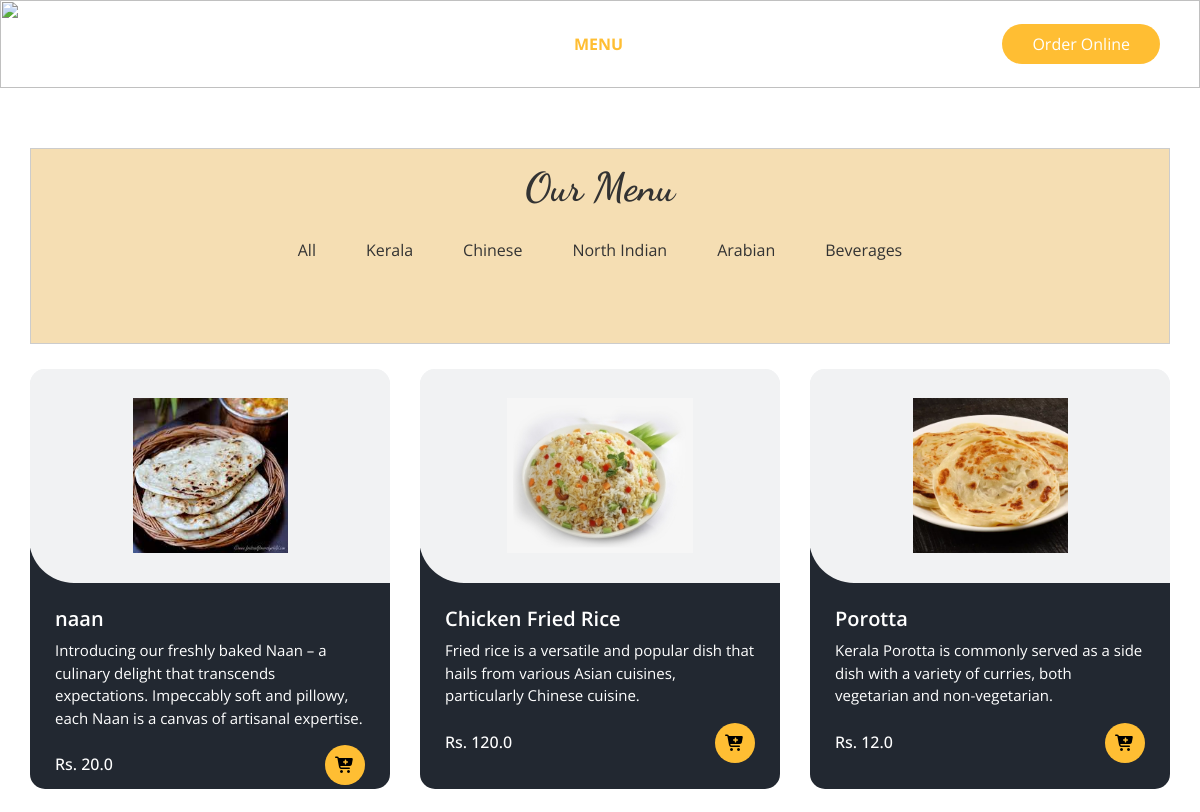
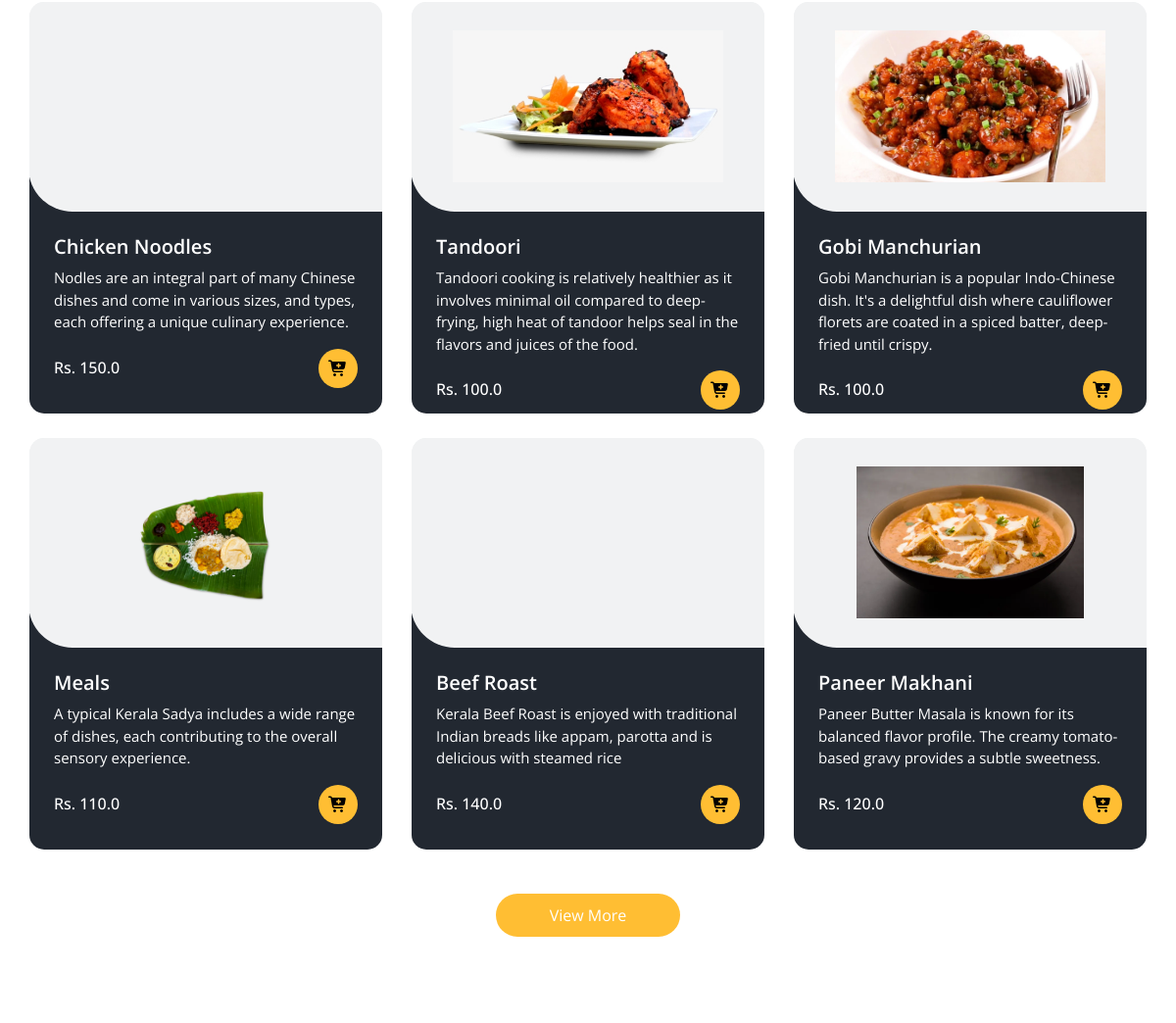
/menu/ (upper part), run on an earlier commit of the app's database (2 pictures, top to bottom).
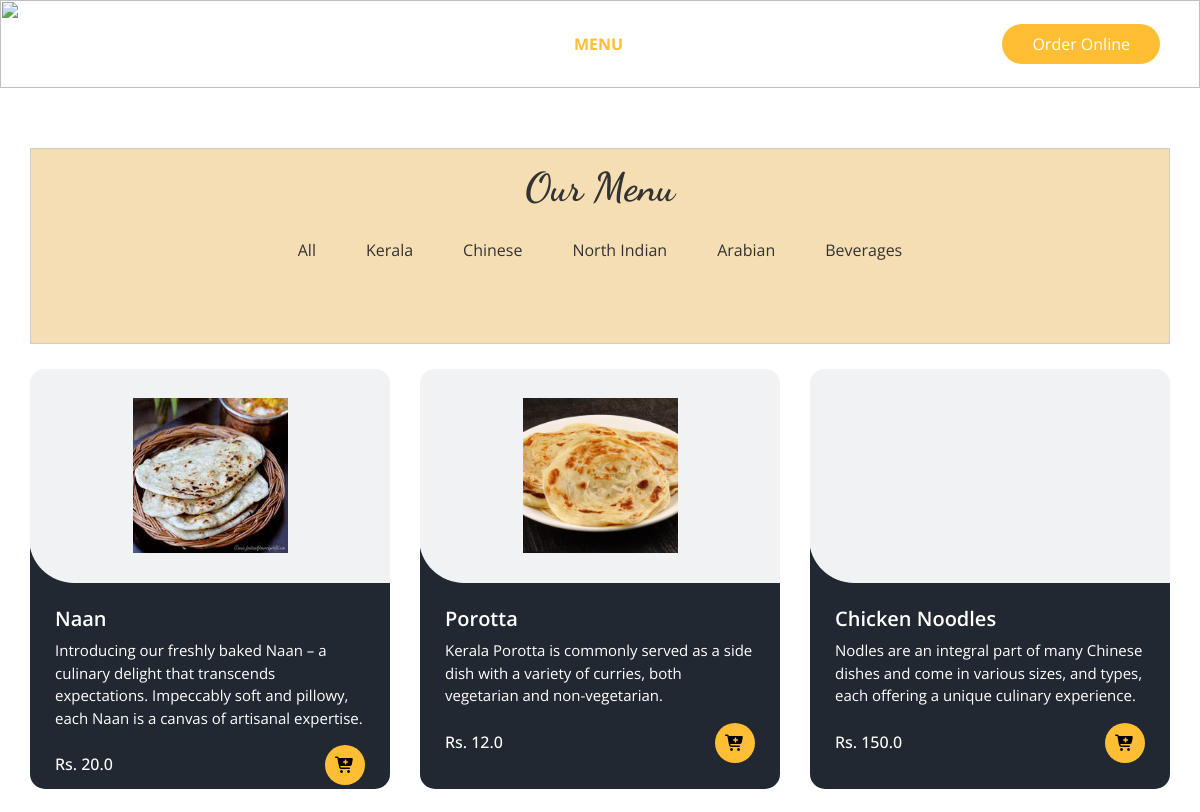
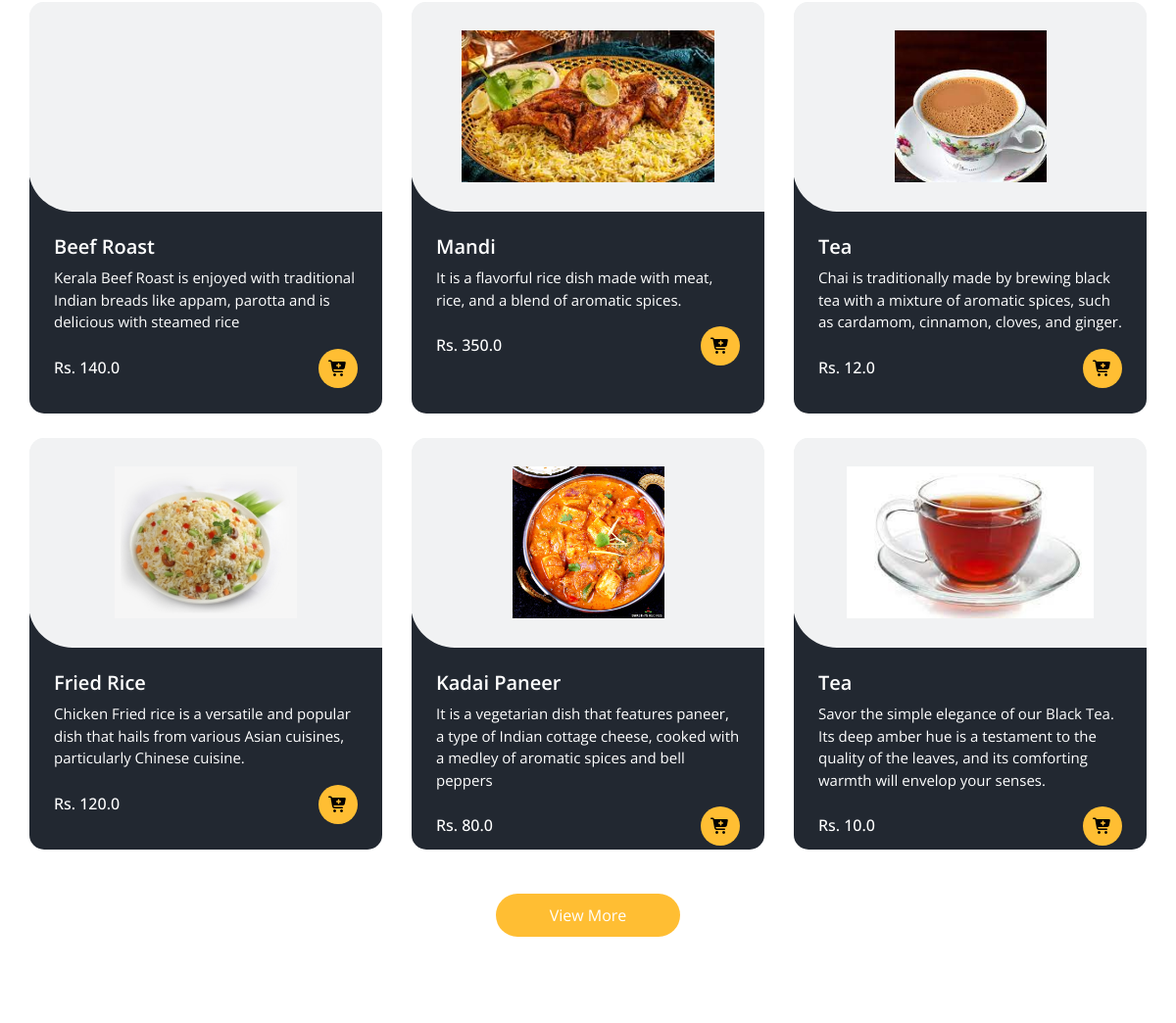
And on a later commit of the database (2 pictures, top to bottom).
### home/models.py (models this page shows, shortened)
class menus(models.Model):
    CATEGORY_CHOICES = (
        ('Kerala', 'Kerala'),
        ('Chineese', 'Chineese'),
        ('North Indian', 'North Indian'),
        ('Arabian', 'Arabian'),
        ('Beverages', 'Beverages'),
    )
    SUBMENU_CHOICES = (
        ('Breads', 'Breads'),
        ('Curries', 'Curries'),
        ('Rice Dishes','Rice Dishes'),
        ('Appetizers','Appetizers'),
        ('Main Course','Main Course'),
        ('Breads & Accompaniments', 'Breads & Accompaniments'),
        ('Rolls & Grills','Rolls & Grills'),
        ('Hot Beverage','Hot Beverage'),
        ('Cold Beverage','Cold Beverage'),
    )
    SUB_SUBMENU_CHOICES = (
        ('Vegetarian', 'Vegetarian'),
        ('Non-Vegetarian', 'Non-Vegetarian'),
        ('Water-based','Water-based'),
        ('Milk-based','Milk-based')
    )
    name = models.CharField(max_length=100)
    category = models.CharField(max_length=50, choices=CATEGORY_CHOICES, default='')
    submenu = models.CharField(max_length=50, choices=SUBMENU_CHOICES, default='', blank=True)
    sub_submenu = models.CharField(max_length=50, choices=SUB_SUBMENU_CHOICES, default='', blank=True)
    desc = models.CharField(max_length=300)
    price = models.FloatField()
    img = models.ImageField(upload_to='menus/', blank=True, null=True)
    active = models.BooleanField(default=True)

### home/views.py (the view)
# urls.py: path('menu/',menu,name='menu'),
def menu(request):
    all_menu_items = menus.objects.all()
    menu_items = all_menu_items[:9]
    return render(request, 'menu.html', {'menu_items': menu_items})

### templates/menu.html (shortened to what the changed rows need)
{% load static %}
<!DOCTYPE html>
<html>
<head>
  <link rel="stylesheet" type="text/css" href="{% static 'css/bootstrap.css' %}" />
  <link rel="stylesheet" type="text/css" href="https://cdnjs.cloudflare.com/ajax/libs/OwlCarousel2/2.3.4/assets/owl.carousel.min.css" />
  <link rel="stylesheet" href="https://cdnjs.cloudflare.com/ajax/libs/jquery-nice-select/1.1.0/css/nice-select.min.css" />
  <link href="{% static 'css/font-awesome.min.css' %}" rel="stylesheet" />
  <link href="{% static 'css/style.css' %}" rel="stylesheet" />
  <link href="{% static 'css/responsive.css' %}" rel="stylesheet" />
  <link rel="stylesheet" href="https://cdnjs.cloudflare.com/ajax/libs/font-awesome/7.0.0/css/all.min.css">
</head>
<body class="sub_page">
  <section class="food_section layout_padding">
    <div class="container">
      <div class="centered-div">
      <div class="heading_container heading_center" style="margin-top: -40px;"><br>
        <h2>
          Our Menu
        </h2>
      </div>
      <br>
    </div>
    <div class="filters-content">
      <div class="row grid">
          {% for menu_item in menu_items %}
          {% if menu_item.active %}
          <div class="col-sm-6 col-lg-4 all {{ menu_item.category }}">
              <div class="box" style="height: 420px;">
                  <div>
                      <div class="img-box">
                          <img src="{{ menu_item.img.url }}" alt="">
                      </div>
                      <div class="detail-box">
                          <h5>{{ menu_item.name }}</h5>
                          <p>{{ menu_item.desc }}</p>
                          <div class="options">
                              <h6>Rs. {{ menu_item.price }}</h6>
                              <div class="button-container">
                                  <a href="{% url 'add_to_cart' menu_item.id %}">
                                    <i class="fa fa-cart-plus" aria-hidden="true" style="color: black;"></i>
                                </a>
                              </div>
                          </div>
                      </div>
                  </div>
              </div>
          </div>
          {% endif %}
          {% endfor %}
      </div>
  </div>
    </div>
  </section>
</body>
</html>

What changed in the data, as far as the page shows it:
removed menus: img (picture), name "Chicken Fried Rice", desc "Fried rice is a versatile and popular dish that hails from various Asian cuisines, particularly Chinese cuisine.", price "120.0"
removed menus: img (picture), name "Tandoori", desc "Tandoori cooking is relatively healthier as it involves minimal oil compared to deep-frying, high heat of tandoor helps seal in the flavors and juices of the food.", price "100.0"
removed menus: img (picture), name "Gobi Manchurian", desc "Gobi Manchurian is a popular Indo-Chinese dish. It's a delightful dish where cauliflower florets are coated in a spiced batter, deep-fried until crispy.", price "100.0"
removed menus: img (picture), name "Meals", desc "A typical Kerala Sadya includes a wide range of dishes, each contributing to the overall sensory experience.", price "110.0"
removed menus: img (picture), name "Paneer Makhani", desc "Paneer Butter Masala is known for its balanced flavor profile. The creamy tomato-based gravy provides a subtle sweetness.", price "120.0"
changed menus: name "naan" → "Naan"
added menus: img (picture), name "Mandi", desc "It is a flavorful rice dish made with meat, rice, and a blend of aromatic spices.", price "350.0"
added menus: img (picture), name "Tea", desc "Chai is traditionally made by brewing black tea with a mixture of aromatic spices, such as cardamom, cinnamon, cloves, and ginger.", price "12.0"
added menus: img (picture), name "Fried Rice", desc "Chicken Fried rice is a versatile and popular dish that hails from various Asian cuisines, particularly Chinese cuisine.", price "120.0"
added menus: img (picture), name "Kadai Paneer", desc "It is a vegetarian dish that features paneer, a type of Indian cottage cheese, cooked with a medley of aromatic spices and bell peppers", price "80.0"
added menus: img (picture), name "Tea", desc "Savor the simple elegance of our Black Tea. Its deep amber hue is a testament to the quality of the leaves, and its comforting warmth will envelop your senses.", price "10.0"
